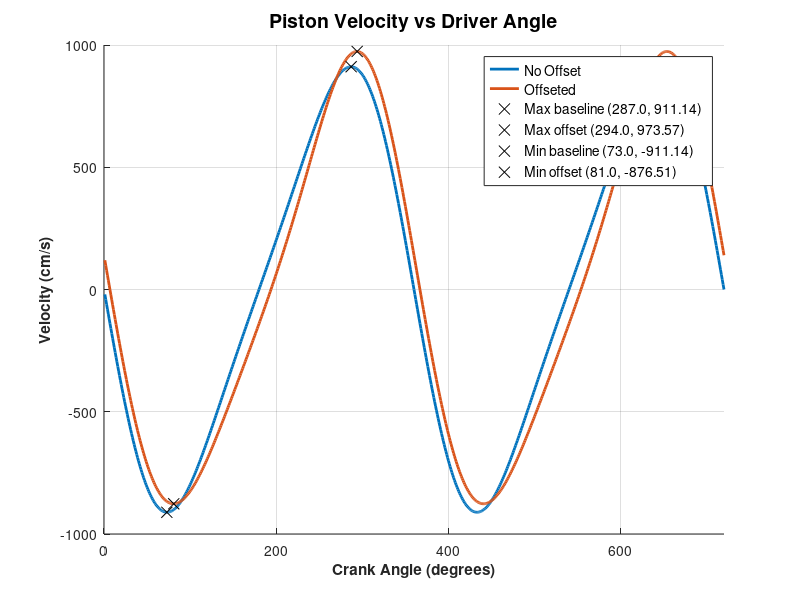

Source code (MATLAB): (Note: this script raises an error after producing the figure.)
clc; clear; % Clear command window and workspace

%% Variables and Declarations
%%%%% Link Lengths %%%%
% Inputs
crank_angle = 1:720;            % Range of crank angles (degrees)
crank_length = 3.75;             % Length of the crank (cm) %%%%%changed
coupler_length = 11.25;          % Length of the coupler (cm) %%%%%changed
r0 = 0;                         % Offset between crankshaft and piston centerlines (cm)
r1 = -1.8;                      % Offset between crankshaft and piston centerlines (cm)
ground_angle = 0;               % Angle of the ground (degrees)
w2 = 2200 * pi/30;              % Angular velocity of the crank (ms^-1) %%%%%changed
alpha2 = 0;                     % Initial angular acceleration (ms^-2)
L = 2 * crank_length;           % Total stroke length (cm)
R = coupler_length / crank_length; % Ratio of coupler to driver length
rc0 = 10;                    % Compression ratio %%%%%changed
rc1 = 10.1;                     % Compression ratio for offset
B = 8.4;                        % Bore radius %%%%%changed
vdisp0 = 415.67;                 % total displaced volume in (cc)
vdisp1 = 697.9;                 % total displaced volume for offset in (cc)
 
s_length0 = zeros(1, length(crank_angle)); % Preallocate s_length for efficiency
s_length1 = zeros(1, length(crank_angle)); % Preallocate s_length for efficiency
coupler_angle0 = zeros(1, length(crank_angle)); % Preallocate for coupler angles
coupler_angle1 = zeros(1, length(crank_angle)); % Preallocate for coupler angles
vel_piston0 = zeros(1, length(crank_angle)); % Preallocate for velocities
vel_piston1 = zeros(1, length(crank_angle)); % Preallocate for velocities
 
%% Numerical Analysis
for i = 1:length(crank_angle)
    %%% Position Analysis %%%
    % Solve for s_length (length on follower track)
    tempa = 1;
    tempb = -2*crank_length*cosd(crank_angle(i));
    tempc0 = crank_length^2 + r0^2 - coupler_length^2 +2*r0*crank_length*sind(crank_angle(i));
    tempc1 = crank_length^2 + r1^2 - coupler_length^2 +2*r1*crank_length*sind(crank_angle(i));

    tempbdot = 2*crank_length*w2*sind(crank_angle(i));
    tempc0dot = 0;
    tempc1dot = 2*r1*crank_length*w2*cosd(crank_angle(i));

    s_length0(i) = (-tempb + sqrt(tempb^2 - 4*tempa*tempc0))/(2*tempa);
    s_length1(i) = (-tempb + sqrt(tempb^2 - 4*tempa*tempc1))/(2*tempa);


    % Calculate coupler angle using atan2
    coupler_angle0(i) = atan2d(sqrt((s_length0(i) * sind(ground_angle) - r0 - crank_length * sind(crank_angle(i)))^2 / coupler_length^2), ...
                               sqrt((s_length0(i) * cosd(ground_angle) - crank_length * cosd(crank_angle(i)))^2 / coupler_length^2));
    
 
    % Calculate coupler angle using atan2
    coupler_angle1(i) = atan2d(sqrt((s_length1(i) * sind(ground_angle) - r1 - crank_length * sind(crank_angle(i)))^2 / coupler_length^2), ...
                               sqrt((s_length1(i) * cosd(ground_angle) - crank_length * cosd(crank_angle(i)))^2 / coupler_length^2));
                           
    %%% Velocity Analysis %%%
    vel_piston0(i) = 0.5*(-tempbdot + (0.5/(sqrt(tempb^2 - 4*tempa*tempc0)))*(2*tempb*tempbdot - 4*tempc0dot));
    vel_piston1(i) = 0.5*(-tempbdot + (0.5/(sqrt(tempb^2 - 4*tempa*tempc1)))*(2*tempb*tempbdot - 4*tempc1dot));
end

%% Plotting Live Curves
%{
for i=1:length(crank_angle)
    % Joint positions
    o1_x = 0;
    o1_y = 0;
    o2_x = 0; o2_y = r0; % Origin of the coupler
    A_x = o2_x + crank_length * cosd(crank_angle(i)); % Position of point A
    A_y = o2_y + crank_length * sind(crank_angle(i));
    o4_x = s_length0(i) * cosd(ground_angle); % Position of point O4
    o4_y = s_length0(i) * sind(ground_angle);
    
    plot([o1_x o4_x],[o1_y,o4_y],[o1_x o2_x],[o1_y,o2_y],[o2_x A_x],[o2_y,A_y],[A_x, o4_x],[A_y,o4_y],'LineWidth',3)
    grid on;
    rectangle('Position',[o4_x-0.35 o4_y-0.35 0.5 0.5],'FaceColor',[0 1 1],'LineWidth',3)
    axis([-10 30 -10 20])
    pause(0.01);
end

for i=1:length(crank_angle)
    o1_x = 0;
    o1_y = 0;
    o2_x = 0; o2_y = r1; % Origin of the coupler
    A_x = o2_x + crank_length * cosd(crank_angle(i)); % Position of point A
    A_y = o2_y + crank_length * sind(crank_angle(i));
    o4_x = s_length1(i) * cosd(ground_angle); % Position of point O4
    o4_y = s_length1(i) * sind(ground_angle);
    
    plot([o1_x o4_x],[o1_y,o4_y],[o1_x o2_x],[o1_y,o2_y],[o2_x A_x],[o2_y,A_y],[A_x, o4_x],[A_y,o4_y],'LineWidth',3)
    grid on;
    rectangle('Position',[o4_x-0.35 o4_y-0.35 0.5 0.5],'FaceColor',[0 1 1],'LineWidth',3)
    axis([-10 30 -10 20])
    pause(0.01);
end
%}

%% Volume Calculations
%%% Displacement Calculation %%%
c_length0 = max(s_length0) - s_length0;
%%% Displaced Volume Calculation %%%
total_volume0 = vdisp0/(rc0 -1) + ((pi*B^2)/4)*c_length0;
 
%%% Displacement Calculation %%%
c_length1 = max(s_length1) - s_length1;
%%% Displaced Volume Calculation %%%
total_volume1 = vdisp1/(rc1 -1) + ((pi*B^2)/4)*c_length1;
 

%% Plotting Results
% Plot Velocities vs Driver Angle
figure('Name', 'Velocity vs Driver Angle');
hold on; % Hold on to add more elements to the plot
grid on;
% Plot Title
title('Piston Velocity vs Driver Angle', 'FontWeight', 'bold', 'FontSize', 14);
% Plot the velocities
plot(crank_angle, vel_piston0, 'LineWidth', 2, 'DisplayName', 'No Offset');
plot(crank_angle, vel_piston1, 'LineWidth', 2, 'DisplayName', 'Offseted');
% Axis labels
xlabel('Crank Angle (degrees)', 'FontWeight', 'bold');
ylabel('Velocity (cm/s)', 'FontWeight', 'bold');
% Set limits
xlim([0 length(crank_angle)]); % Assuming crank_angle ranges from 0 to 360 degrees
% Legend
legend('Location', 'best', 'FontSize', 10);
%calculate max values
[piston0_max, piston0_index] = max(vel_piston0);
[piston1_max, piston1_index] = max(vel_piston1);
plot(crank_angle(piston0_index), piston0_max, 'kx', 'MarkerSize', 8, 'DisplayName', sprintf('Max baseline (%.1f, %.2f)', crank_angle(piston0_index), piston0_max)); 
plot(crank_angle(piston1_index), piston1_max, 'kx', 'MarkerSize', 8, 'DisplayName', sprintf('Max offset (%.1f, %.2f)', crank_angle(piston1_index), piston1_max));
%calculate minimum values
[piston0_min, piston0_index] = min(vel_piston0);
[piston1_min, piston1_index] = min(vel_piston1);
plot(crank_angle(piston0_index), piston0_min, 'kx', 'MarkerSize', 8, 'DisplayName', sprintf('Min baseline (%.1f, %.2f)', crank_angle(piston0_index), piston0_min)); 
plot(crank_angle(piston1_index), piston1_min, 'kx', 'MarkerSize', 8, 'DisplayName', sprintf('Min offset (%.1f, %.2f)', crank_angle(piston1_index), piston1_min));
xline(90, 'k--', 'DisplayName', '90 degrees')
xline(180, 'k--', 'DisplayName', '180 degrees')
xline(270, 'k--', 'DisplayName', '270 degrees')
% Set axis properties
set(gca, 'FontSize', 12, 'FontWeight', 'bold');
hold off;
 
 
 
% Plot Displacement vs Driver Angle
figure('Name', 'Displacement vs Driver Angle');
hold on; % Hold on to add more elements to the plot
grid on;
% Plot Title
title('Piston Displacement vs Driver Angle', 'FontWeight', 'bold', 'FontSize', 14);
% Plot the velocities
plot(crank_angle, c_length0, 'LineWidth', 2, 'DisplayName', 'No Offset');
plot(crank_angle, c_length1, 'LineWidth', 2, 'DisplayName', 'Offseted');
% Axis labels
xlabel('Crank Angle (degrees)', 'FontWeight', 'bold');
ylabel('Displacement (cm)', 'FontWeight', 'bold');
% Set limits
xlim([0 length(crank_angle)]); % Assuming crank_angle ranges from 0 to 360 degrees
% Legend
legend('Location', 'best', 'FontSize', 10);
%calculate max values
[piston0_max, piston0_index] = max(c_length0);
[piston1_max, piston1_index] = max(c_length1);
plot(crank_angle(piston0_index), piston0_max, 'kx', 'MarkerSize', 8, 'DisplayName', sprintf('Max baseline (%.1f, %.2f)', crank_angle(piston0_index), piston0_max)); 
plot(crank_angle(piston1_index), piston1_max, 'kx', 'MarkerSize', 8, 'DisplayName', sprintf('Max offset(%.1f, %.2f)', crank_angle(piston1_index), piston1_max));
%calculate minimum values
[piston0_min, piston0_index] = min(c_length0);
[piston1_min, piston1_index] = min(c_length1);
plot(crank_angle(piston0_index), piston0_min, 'kx', 'MarkerSize', 8, 'DisplayName', sprintf('Min baseline (%.1f, %.2f)', crank_angle(piston0_index), piston0_min)); 
plot(crank_angle(piston1_index), piston1_min, 'kx', 'MarkerSize', 8, 'DisplayName', sprintf('Min offset (%.1f, %.2f)', crank_angle(piston1_index), piston1_min));
xline(90, 'k--', 'DisplayName', '90 degrees')
xline(180, 'k--', 'DisplayName', '180 degrees')
xline(270, 'k--', 'DisplayName', '270 degrees')
% Set axis properties
set(gca, 'FontSize', 12, 'FontWeight', 'bold');
hold off;

% Plot Cylinder Volume vs Driver Angle
figure('Name', 'Piston Volume vs Driver Angle');
hold on; % Hold on to add more elements to the plot
grid on;
% Plot Title
title('Cylinder Volume vs Driver Angle', 'FontWeight', 'bold', 'FontSize', 14);
% Plot the velocities
plot(crank_angle, total_volume0, 'LineWidth', 2, 'DisplayName', 'No Offset');
plot(crank_angle, total_volume1, 'LineWidth', 2, 'DisplayName', 'Offseted');
% Axis labels
xlabel('Crank Angle (degrees)', 'FontWeight', 'bold');
ylabel('Piston Volume (cc)', 'FontWeight', 'bold');
% Set limits
xlim([0 length(crank_angle)]); % Assuming crank_angle ranges from 0 to 360 degrees
% Legend
legend('Location', 'best', 'FontSize', 10);
%calculate max values 
[volume0_max, volume0_index] = max(abs(total_volume0));
[volume1_max, volume1_index] = max(abs(total_volume1));
xline(crank_angle(volume0_index), 'b--', 'LineWidth', 1.5, 'DisplayName', sprintf(' (%.2f, %.2f)', volume0_index, volume0_max));
xline(crank_angle(volume1_index), 'r--', 'LineWidth', 1.5, 'DisplayName', sprintf(' (%.2f, %.2f)', volume1_index, volume1_max));
xline(crank_angle(piston1_index), 'r--', 'LineWidth', 1.5, 'DisplayName', sprintf(' (%.2f, %.2f)', piston1_index, piston1_max));
xline(crank_angle(90), 'k--', 'LineWidth', 1.5, 'DisplayName', "Crank Angle: 90");
xline(crank_angle(180), 'k--', 'LineWidth', 1.5, 'DisplayName', "Crank Angle: 180");
xline(crank_angle(270), 'k--', 'LineWidth', 1.5, 'DisplayName', "Crank Angle: 270");
% Set axis properties
set(gca, 'FontSize', 12, 'FontWeight', 'bold');
hold off;

save('data.mat' , 'total_volume0', 'total_volume1', 'crank_angle');